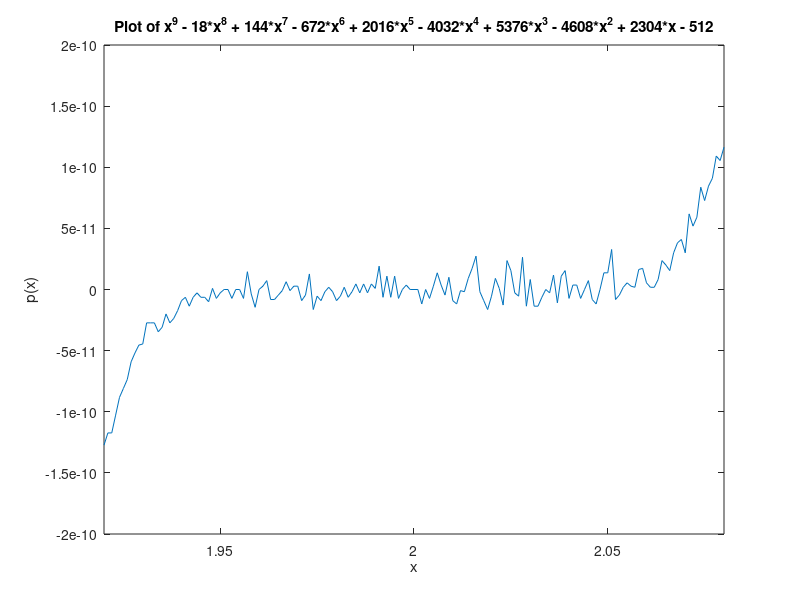
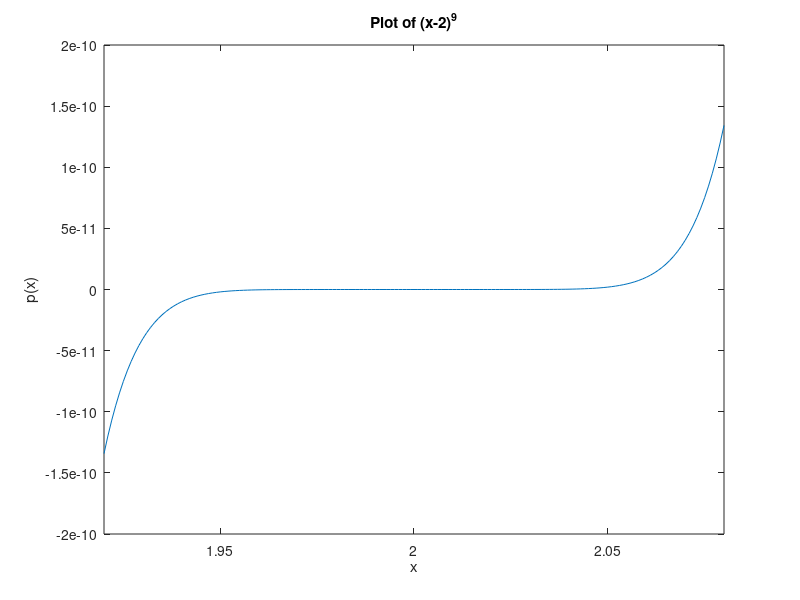

Write MATLAB code to recreate these figures, in order.
clear all; close all; clc

% xspan
deltax = 0.001;
x = [1.920: deltax: 2.080];

% polynomials
p1 = x.^9 - 18*x.^8 + 144*x.^7 - 672*x.^6 + 2016*x.^5 - 4032*x.^4 + 5376*x.^3 - 4608*x.^2 + 2304*x - 512;
p2 = (x-2).^9;

% plots
figure(1);
plot(x, p1);
title('Plot of x^9 - 18*x^8 + 144*x^7 - 672*x^6 + 2016*x^5 - 4032*x^4 + 5376*x^3 - 4608*x^2 + 2304*x - 512');
xlabel('x'); ylabel('p(x)');
xlim([1.920 2.080]);

figure(2);
plot(x, p2);
title('Plot of (x-2)^9');
xlabel('x'); ylabel('p(x)');
xlim([1.920 2.080]);
